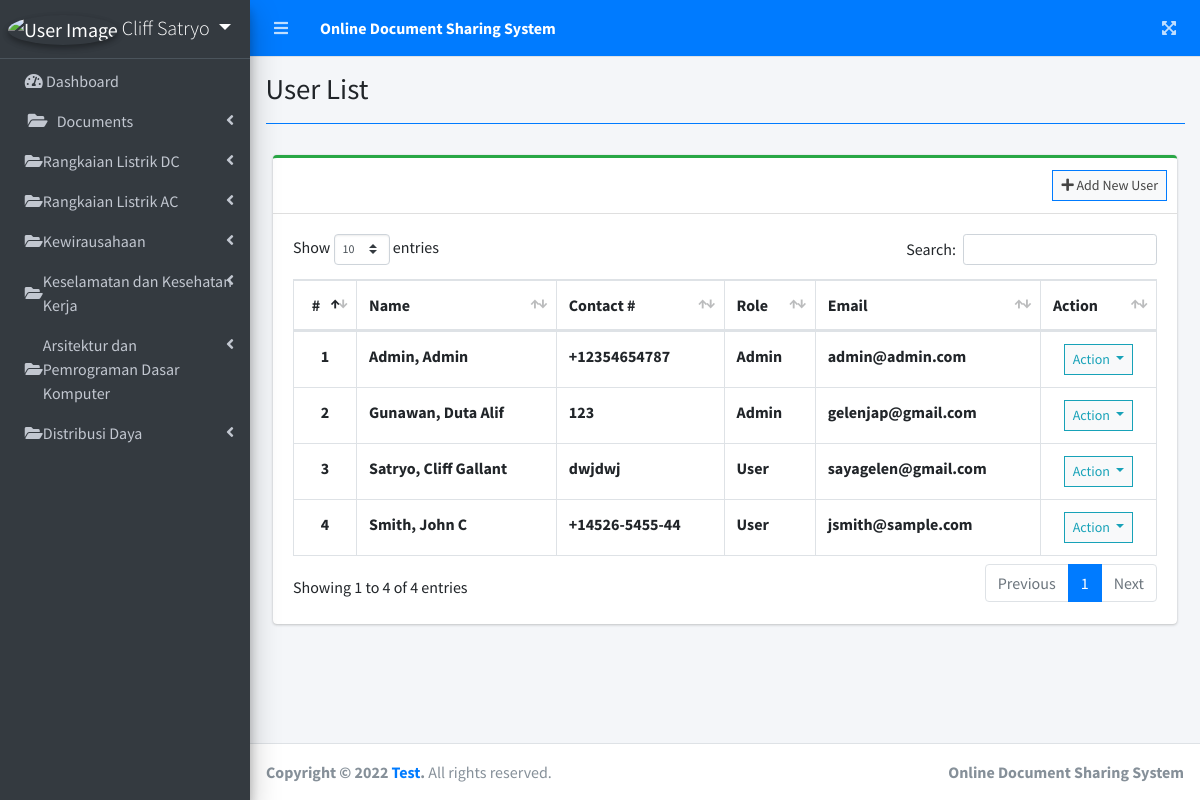
The page /index.php?page=user_list (signed in) on the database its author committed.
### tables this page shows
CREATE TABLE `users` (
  `id` int(30) NOT NULL,
  `firstname` varchar(200) NOT NULL,
  `lastname` varchar(200) NOT NULL,
  `middlename` varchar(200) NOT NULL,
  `contact` varchar(100) NOT NULL,
  `address` text NOT NULL,
  `email` varchar(200) NOT NULL,
  `password` text NOT NULL,
  `type` tinyint(1) NOT NULL DEFAULT 2 COMMENT '1=Admin,2= users',
  `avatar` text NOT NULL,
  `date_created` datetime NOT NULL DEFAULT current_timestamp()
);

### user_list.php (the view, shortened to what this page needs)
<?php include'db_connect.php' ?>
<div class="col-lg-12">
	<div class="card card-outline card-success">
		<div class="card-header">
			<div class="card-tools">
				<a class="btn btn-block btn-sm btn-default btn-flat border-primary" href="./index.php?page=new_user"><i class="fa fa-plus"></i> Add New User</a>
			</div>
		</div>
		<div class="card-body">
			<table class="table tabe-hover table-bordered" id="list">
				<thead>
					<tr>
						<th class="text-center">#</th>
						<th>Name</th>
						<th>Contact #</th>
						<th>Role</th>
						<th>Email</th>
						<th>Action</th>
					</tr>
				</thead>
				<tbody>
					<?php
					$i = 1;
					$type = array('',"Admin","User");
					$qry = $conn->query("SELECT *,concat(lastname,', ',firstname,' ',middlename) as name FROM users order by concat(lastname,', ',firstname,' ',middlename) asc");
					while($row= $qry->fetch_assoc()):
					?>
					<tr>
						<th class="text-center"><?php echo $i++ ?></th>
						<td><b><?php echo ucwords($row['name']) ?></b></td>
						<td><b><?php echo $row['contact'] ?></b></td>
						<td><b><?php echo $type[$row['type']] ?></b></td>
						<td><b><?php echo $row['email'] ?></b></td>
						<td class="text-center">
							<button type="button" class="btn btn-default btn-sm btn-flat border-info wave-effect text-info dropdown-toggle" data-toggle="dropdown" aria-expanded="true">
		                      Action
		                    </button>
						</td>
					</tr>
				<?php endwhile; ?>
				</tbody>
			</table>
		</div>
	</div>
</div>

### rows shown on the page
users: name "Admin, Admin", contact "+12354654787", type "Admin", email "admin@admin.com"
users: name "Gunawan, Duta Alif", contact "123", type "Admin", email "gelenjap@gmail.com"
users: name "Satryo, Cliff Gallant", contact "dwjdwj", type "User", email "sayagelen@gmail.com"
users: name "Smith, John C", contact "+14526-5455-44", type "User", email "jsmith@sample.com"

### other values the page prints
$_SESSION['login_firstname'].' '.$_SESSION['login_lastname'] "Cliff Satryo"
$title "User List"
